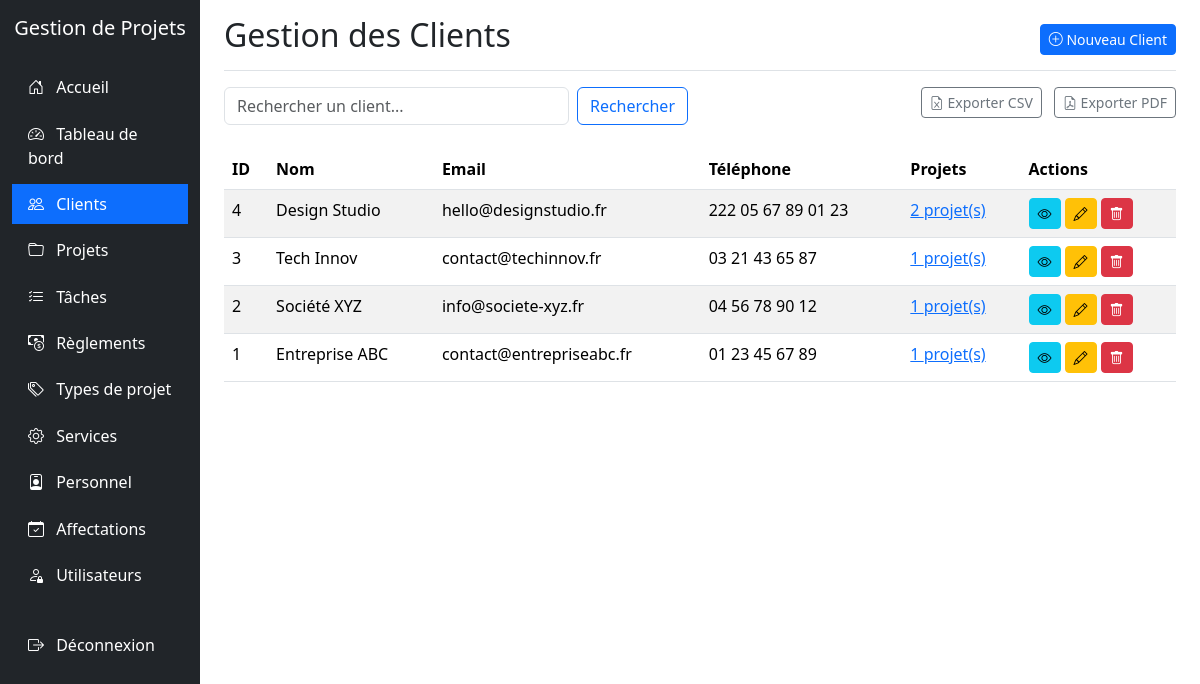
/clients/index.php (signed in), run on the app's committed database.
### tables this page shows
CREATE TABLE IF NOT EXISTS `client` (
  `IdClient` int NOT NULL AUTO_INCREMENT,
  `NomClient` varchar(255) NOT NULL,
  `AdresseClient` varchar(255) DEFAULT NULL,
  `EmailClient` varchar(255) DEFAULT NULL,
  `TelClient` varchar(255) DEFAULT NULL,
  PRIMARY KEY (`IdClient`)
);

### clients/index.php (the view, shortened to what this page needs)
<?php
require_once '../config.php';
$search = isset($_GET['search']) ? $_GET['search'] : '';
$where = '';
$sql = "SELECT * FROM CLIENT $where ORDER BY IdClient DESC";
$result = mysqli_query($conn, $sql);
?>
<!DOCTYPE html>
<html lang="fr">
<head>
    <link href="../libs/bootstrap@5.3.0-alpha1/dist/css/bootstrap.min.css" rel="stylesheet">
    <link rel="stylesheet" href="../libs/bootstrap-icons-1.10.0/font/bootstrap-icons.css">
</head>
<body>
    <div class="container-fluid">
        <div class="row">
            <div class="col-md-3 col-lg-2 d-md-block sidebar collapse">
                <div class="position-sticky pt-3">
                    <div class="text-center mb-4">
                        <h5 class="text-white">Gestion de Projets</h5>
                    </div>
                    <ul class="nav flex-column">
                        <li class="nav-item">
                            <a class="nav-link" href="../index.php">
                                <i class="bi bi-house-door"></i> Accueil
                            </a>
                        </li>
                        <li class="nav-item">
                            <a class="nav-link" href="../dashboard/index.php">
                                <i class="bi bi-speedometer2"></i> Tableau de bord
                            </a>
                        </li>
                        <li class="nav-item">
                            <a class="nav-link active" href="../clients/index.php">
                                <i class="bi bi-people"></i> Clients
                            </a>
                        </li>
                        <li class="nav-item">
                            <a class="nav-link" href="../projets/index.php">
                                <i class="bi bi-folder"></i> Projets
                            </a>
                        </li>
                        <li class="nav-item">
                            <a class="nav-link" href="../taches/index.php">
                                <i class="bi bi-list-check"></i> Tâches
                            </a>
                        </li>
                        <li class="nav-item">
                            <a class="nav-link" href="../reglements/index.php">
                                <i class="bi bi-cash-coin"></i> Règlements
                            </a>
                        </li>
                        <li class="nav-item">
                            <a class="nav-link" href="../typesprojet/index.php">
                                <i class="bi bi-tags"></i> Types de projet
                            </a>
                        </li>
                        <li class="nav-item">
                            <a class="nav-link" href="../services/index.php">
                                <i class="bi bi-gear"></i> Services
                            </a>
                        </li>
                        <li class="nav-item">
                            <a class="nav-link" href="../personnel/index.php">
                                <i class="bi bi-person-badge"></i> Personnel
                            </a>
                        </li>
                        <li class="nav-item">
                            <a class="nav-link" href="../affectations/index.php">
                                <i class="bi bi-calendar-check"></i> Affectations
                            </a>
                        </li>
                        <?php if ($_SESSION['role'] == 'admin'): ?>
                        <li class="nav-item">
                            <a class="nav-link" href="../utilisateurs/index.php">
                                <i class="bi bi-person-lock"></i> Utilisateurs
                            </a>
                        </li>
                        <?php endif; ?>
                        <li class="nav-item mt-4">
                            <a class="nav-link" href="../logout.php">
                                <i class="bi bi-box-arrow-right"></i> Déconnexion
                            </a>
                        </li>
                    </ul>
                </div>
            </div>
            <div class="col-md-9 ms-sm-auto col-lg-10 px-md-4">
                <div class="d-flex justify-content-between flex-wrap flex-md-nowrap align-items-center pt-3 pb-2 mb-3 border-bottom">
                    <h1 class="h2">Gestion des Clients</h1>
                    <div class="btn-toolbar mb-2 mb-md-0">
                        <a href="create.php" class="btn btn-sm btn-primary">
                            <i class="bi bi-plus-circle"></i> Nouveau Client
                        </a>
                    </div>
                </div>
                <div class="row mb-4">
                    <div class="col-md-6">
                        <form action="index.php" method="get" class="d-flex">
                            <input type="text" name="search" class="form-control me-2" placeholder="Rechercher un client..." value="<?php echo htmlspecialchars($search); ?>">
                            <button type="submit" class="btn btn-outline-primary">Rechercher</button>
                        </form>
                    </div>
                    <div class="col-md-6 text-end">
                        <a href="export_csv.php" class="btn btn-sm btn-outline-secondary me-2">
                            <i class="bi bi-file-earmark-excel"></i> Exporter CSV
                        </a>
                        <a href="export_pdf.php" class="btn btn-sm btn-outline-secondary">
                            <i class="bi bi-file-earmark-pdf"></i> Exporter PDF
                        </a>
                    </div>
                </div>
                <div class="table-responsive">
                    <table class="table table-striped table-hover">
                        <thead>
                            <tr>
                                <th>ID</th>
                                <th>Nom</th>
                                <th>Email</th>
                                <th>Téléphone</th>
                                <th>Projets</th>
                                <th>Actions</th>
                            </tr>
                        </thead>
                        <tbody>
                            <?php
                            if (mysqli_num_rows($result) > 0) {
                                while($row = mysqli_fetch_assoc($result)) {
                                    $clientId = $row['IdClient'];
                                    $projetsSql = "SELECT COUNT(*) as count FROM PROJET WHERE IdClient = $clientId";
                                    $projetsResult = mysqli_query($conn, $projetsSql);
                                    $projetsCount = mysqli_fetch_assoc($projetsResult)['count'];
                                    echo "<tr>";
                                    echo "<td>" . $row['IdClient'] . "</td>";
                                    echo "<td>" . htmlspecialchars($row['NomClient']) . "</td>";
                                    echo "<td>" . htmlspecialchars($row['EmailClient']) . "</td>";
                                    echo "<td>" . htmlspecialchars($row['TelClient']) . "</td>";
                                    echo "<td><a href='../projets/index.php?client=" . $clientId . "'>" . $projetsCount . " projet(s)</a></td>";
                                    echo "<td>";
                                    echo "<a href='view.php?id=" . $clientId . "' class='btn btn-sm btn-info me-1'><i class='bi bi-eye'></i></a>";
                                    echo "<a href='edit.php?id=" . $clientId . "' class='btn btn-sm btn-warning me-1'><i class='bi bi-pencil'></i></a>";
                                    echo "<a href='delete.php?id=" . $clientId . "' class='btn btn-sm btn-danger' onclick='return confirm(\"Êtes-vous sûr de vouloir supprimer ce client ?\")'><i class='bi bi-trash'></i></a>";
                                    echo "</td>";
                                    echo "</tr>";
                                }
                            } else {
                                echo "<tr><td colspan='6' class='text-center'>Aucun client trouvé</td></tr>";
                            }
                            ?>
                        </tbody>
                    </table>
                </div>
            </div>
        </div>
    </div>
</body>
</html>

### clients/index.php (style rules this page uses)
.sidebar { min-height: 100vh; background-color: #212529; }
.sidebar .nav-link { color: #fff; padding: 0.5rem 1rem; margin: 0.2rem 0; }
.sidebar .nav-link.active { background-color: #0d6efd; }
.sidebar .nav-link i { margin-right: 0.5rem; }

### data on the page
client: IdClient "4", NomClient "Design Studio", EmailClient "hello@designstudio.fr", TelClient "222 05 67 89 01 23", projetsCount "2"
client: IdClient "3", NomClient "Tech Innov", EmailClient "contact@techinnov.fr", TelClient "03 21 43 65 87", projetsCount "1"
client: IdClient "2", NomClient "Société XYZ", EmailClient "info@societe-xyz.fr", TelClient "04 56 78 90 12", projetsCount "1"
client: IdClient "1", NomClient "Entreprise ABC", EmailClient "contact@entrepriseabc.fr", TelClient "01 23 45 67 89", projetsCount "1"
